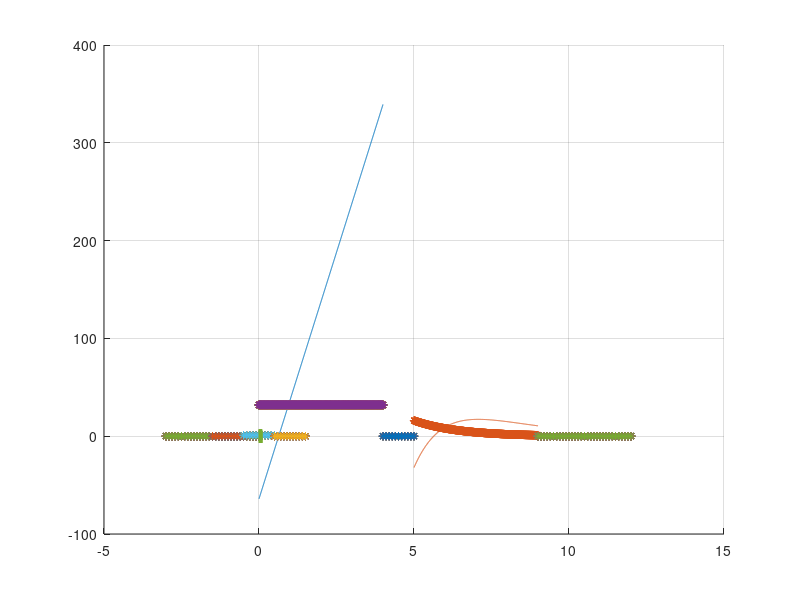
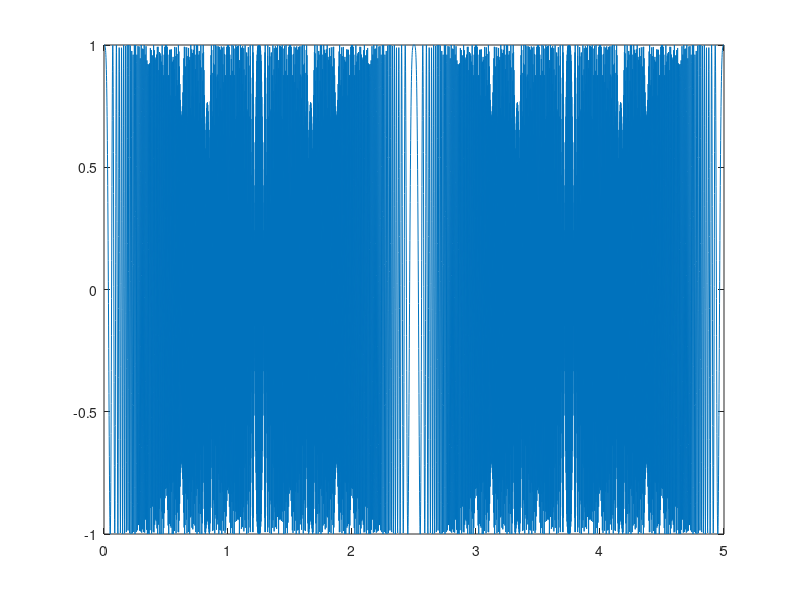
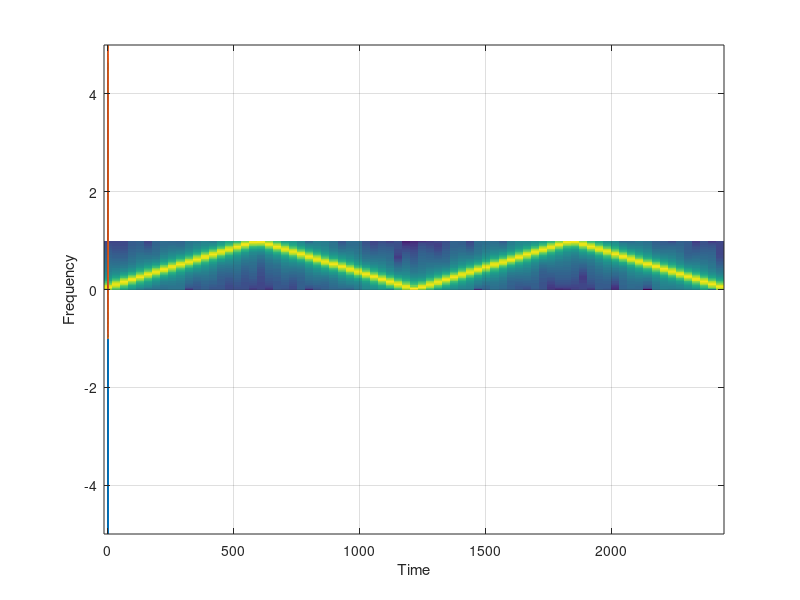

MATLAB code to generate these figures, in order:

%% problem 2a

tt = linspace(-2,11,1000);

t1 = linspace(0,4,1000);
t2 = linspace(5,9,1000);

p1 = tt - t1.*0.1;

x1 = 32 * ones(1,length(t1));
x2 = 32 .* 0.5.^(t2-4);

grid on; hold on

plot(t1, x1.*p1)
plot(t2, x2.*p1)


%%

grid on; hold on
plot(-3:.1:0, zeros(length(-3:.1:0)), '*-')
plot(t1, 32*ones(length(t1)), '*-')
plot(4:.1:5, zeros(length(4:.1:5)), '*-')
plot(t2, (32.*0.5.^(t2-4)), '*-')
plot(9:.1:12, zeros(length(9:.1:12)), '*-')

%% problem 2b

tt = -0.5 : .1 : 0.5;

grid on; hold on
plot(-1.5:.1:-0.5, zeros(length(-1.5:.1:-0.5)), '*-')
plot(tt, ones(length(tt)), '*-')
plot(0.5:.1:1.5, zeros(length(0.5:.1:1.5)), '*-')

%% problem 1c

tt = -0.1 : .00001 : 0.1;

grid on; hold on
plot(tt, 1-10.*abs(tt))



%% problem 3a

fs = 1000;

tt = 0:1/fs:.1;
xx = 7*cos(1800*pi*tt + (pi/4));

plot(tt, xx)
grid on




%% problem 3b
t2 = 0 : 1/1000 : 5;
x2 = cos(2000 .* pi .* t2 - 400 .* pi .* t2.^2);
figure
plot(t2,x2)
figure
specgram(x2,128)


%% problem 4a

t1 = 0 : 1/2000 : .1;
x1 = 3 * cos(2*pi*50*t1 - pi/2) + 2*cos(2*pi*300*t1);

t2 = 0 : 1/200000 : .1;
x2 = 3 * cos(2*pi*50*t2 - pi/2) + 2*cos(2*pi*300*t2);

hold on
% plot(t1, x1)
plot(t2, x2)
grid on

% specgram(x2, 200)

yt = 3*cos(2*pi*50*t2 - pi/2) + 2;
plot(t2, yt)




